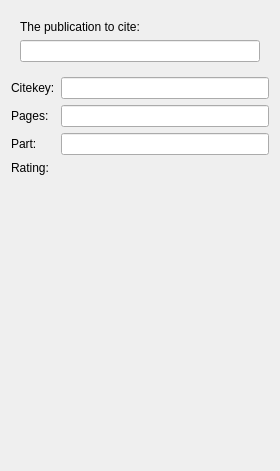
<?xml version="1.0" encoding="UTF-8"?>
<ui version="4.0">
 <class>ReferenceWidget</class>
 <widget class="QWidget" name="ReferenceWidget">
  <property name="geometry">
   <rect>
    <x>0</x>
    <y>0</y>
    <width>280</width>
    <height>471</height>
   </rect>
  </property>
  <property name="windowTitle">
   <string>Form</string>
  </property>
  <layout class="QVBoxLayout" name="verticalLayout_2">
   <item>
    <widget class="QWidget" name="frameWidget" native="true">
     <layout class="QVBoxLayout" name="verticalLayout">
      <item>
       <widget class="QLabel" name="label_Publication">
        <property name="text">
         <string>The publication to cite:</string>
        </property>
        <property name="buddy">
         <cstring>publicationEdit</cstring>
        </property>
       </widget>
      </item>
      <item>
       <layout class="QHBoxLayout" name="horizontalLayout">
        <item>
         <widget class="PublicationEdit" name="publicationEdit"/>
        </item>
       </layout>
      </item>
     </layout>
    </widget>
   </item>
   <item>
    <layout class="QFormLayout" name="formLayout">
     <property name="fieldGrowthPolicy">
      <enum>QFormLayout::ExpandingFieldsGrow</enum>
     </property>
     <item row="0" column="0">
      <widget class="QLabel" name="label_CiteKey">
       <property name="text">
        <string>Citekey:</string>
       </property>
       <property name="buddy">
        <cstring>citeKeyEdit</cstring>
       </property>
      </widget>
     </item>
     <item row="0" column="1">
      <widget class="StringEdit" name="citeKeyEdit"/>
     </item>
     <item row="1" column="0">
      <widget class="QLabel" name="label_Pages">
       <property name="text">
        <string>Pages:</string>
       </property>
       <property name="buddy">
        <cstring>pagesEdit</cstring>
       </property>
      </widget>
     </item>
     <item row="1" column="1">
      <widget class="StringEdit" name="pagesEdit"/>
     </item>
     <item row="4" column="0">
      <widget class="QLabel" name="label_2">
       <property name="text">
        <string>Rating:</string>
       </property>
      </widget>
     </item>
     <item row="4" column="1">
      <widget class="KRatingWidget" name="editRating"/>
     </item>
     <item row="2" column="1">
      <widget class="ChapterEdit" name="chapterEdit"/>
     </item>
     <item row="2" column="0">
      <widget class="QLabel" name="label_Chapter">
       <property name="toolTip">
        <string>Part of the publication. A chapter or quote</string>
       </property>
       <property name="text">
        <string>Part:</string>
       </property>
       <property name="buddy">
        <cstring>chapterEdit</cstring>
       </property>
      </widget>
     </item>
    </layout>
   </item>
   <item>
    <spacer name="verticalSpacer">
     <property name="orientation">
      <enum>Qt::Vertical</enum>
     </property>
     <property name="sizeHint" stdset="0">
      <size>
       <width>20</width>
       <height>275</height>
      </size>
     </property>
    </spacer>
   </item>
  </layout>
 </widget>
 <customwidgets>
  <customwidget>
   <class>KRatingWidget</class>
   <extends>QFrame</extends>
   <header>kratingwidget.h</header>
  </customwidget>
  <customwidget>
   <class>StringEdit</class>
   <extends>QLineEdit</extends>
   <header>propertywidgets/stringedit.h</header>
   <slots>
    <signal>widgetEnabled(bool)</signal>
   </slots>
  </customwidget>
  <customwidget>
   <class>PublicationEdit</class>
   <extends>QLineEdit</extends>
   <header>propertywidgets/publicationedit.h</header>
  </customwidget>
  <customwidget>
   <class>ChapterEdit</class>
   <extends>QLineEdit</extends>
   <header>propertywidgets/chapteredit.h</header>
   <slots>
    <signal>widgetEnabled(bool)</signal>
   </slots>
  </customwidget>
 </customwidgets>
 <resources/>
 <connections>
  <connection>
   <sender>citeKeyEdit</sender>
   <signal>widgetEnabled(bool)</signal>
   <receiver>label_CiteKey</receiver>
   <slot>setEnabled(bool)</slot>
   <hints>
    <hint type="sourcelabel">
     <x>77</x>
     <y>77</y>
    </hint>
    <hint type="destinationlabel">
     <x>44</x>
     <y>76</y>
    </hint>
   </hints>
  </connection>
  <connection>
   <sender>pagesEdit</sender>
   <signal>widgetEnabled(bool)</signal>
   <receiver>label_Pages</receiver>
   <slot>setEnabled(bool)</slot>
   <hints>
    <hint type="sourcelabel">
     <x>104</x>
     <y>110</y>
    </hint>
    <hint type="destinationlabel">
     <x>52</x>
     <y>105</y>
    </hint>
   </hints>
  </connection>
  <connection>
   <sender>chapterEdit</sender>
   <signal>widgetEnabled(bool)</signal>
   <receiver>label_Chapter</receiver>
   <slot>setEnabled(bool)</slot>
   <hints>
    <hint type="sourcelabel">
     <x>112</x>
     <y>133</y>
    </hint>
    <hint type="destinationlabel">
     <x>54</x>
     <y>135</y>
    </hint>
   </hints>
  </connection>
 </connections>
 <slots>
  <slot>showPublicationList()</slot>
  <slot>createReference()</slot>
  <slot>removeReference()</slot>
 </slots>
</ui>
